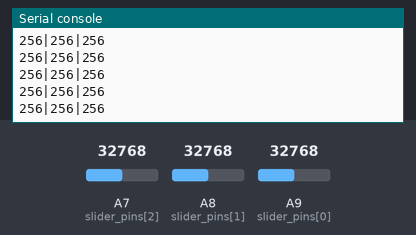
Recording of a program running on a simulated CircuitPython board. On the bench: the last lines printed to the serial console. The test bench sets the inputs (shaded band); at power-on: A7 (slider_pins[2]) = 32768, A8 (slider_pins[1]) = 32768, A9 (slider_pins[0]) = 32768 (analog values on the 0–65535 scale).

Above: at 1.2 s.
1.3 s: A7 (slider_pins[2]) set to 45874
At 1.31 s:
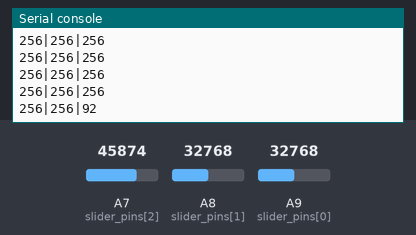
2.8 s: A8 (slider_pins[1]) set to 45874
At 2.82 s:
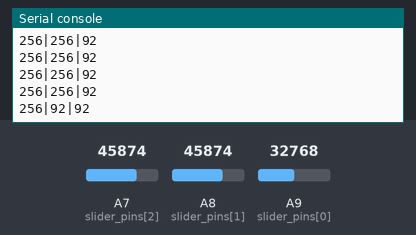
4.3 s: A9 (slider_pins[0]) set to 45874
At 4.32 s:
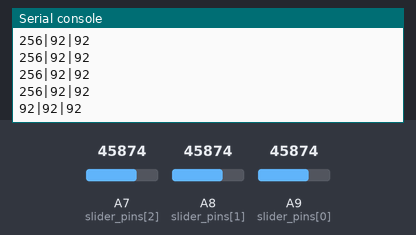
5.8 s: A7 (slider_pins[2]) set to 57670
At 5.83 s:
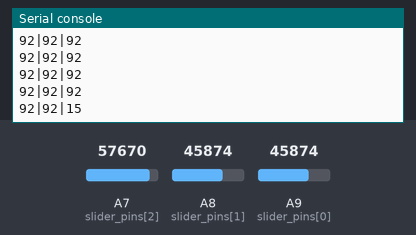
7.3 s: A8 (slider_pins[1]) set to 57670
At 7.34 s:
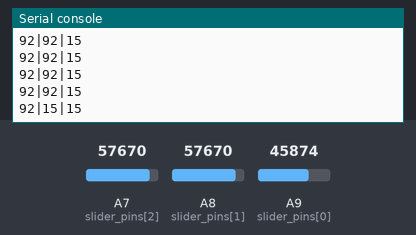
8.8 s: A9 (slider_pins[0]) set to 57670
At 8.84 s:
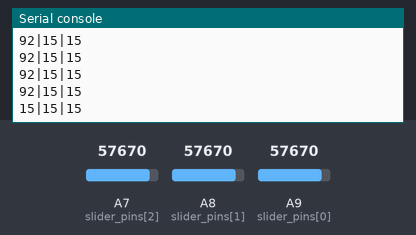
Timing chart, 0 to 11.3 s (numbered marks = the images above; inputs shaded):
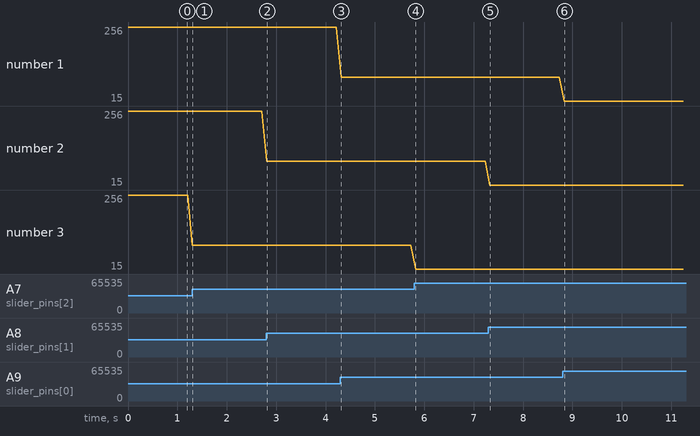

Measured:
- after the input at 1.3 s, the serial console: prints a new line at once (image 1)
- after the input at 2.8 s, the serial console: prints a new line at once (image 2)
- after the input at 4.3 s, the serial console: prints a new line at once (image 3)
- after the input at 5.8 s, the serial console: prints a new line at once (image 4)
- after the input at 7.3 s, the serial console: prints a new line at once (image 5)
- after the input at 8.8 s, the serial console: prints a new line at once (image 6)
- plotted number 3: 256 → 92 after the input at 1.3 s, 92 → 15 after the input at 5.8 s

The program:

Deej_Test.py
```python
"""

  Macro_Keypad_2.0 Deej Functionality Tester

  Created by Michael Stickels

  GPL-3.0 License

"""


import time
import board
from analogio import AnalogIn

slider_pins = [AnalogIn(board.A9), AnalogIn(board.A8), AnalogIn(board.A7)]

coefficient = 1023 / 1023**2

def get_voltage(pin):
    return round(coefficient * pow(pin.value * 1023 / 65535 - 1023, 2))


while True:
    print_string = ""
    for pin in slider_pins:
        print_string += str(get_voltage(pin))
        if pin != slider_pins[-1]: print_string += "|"
    print(print_string)
    time.sleep(0.1)
```
